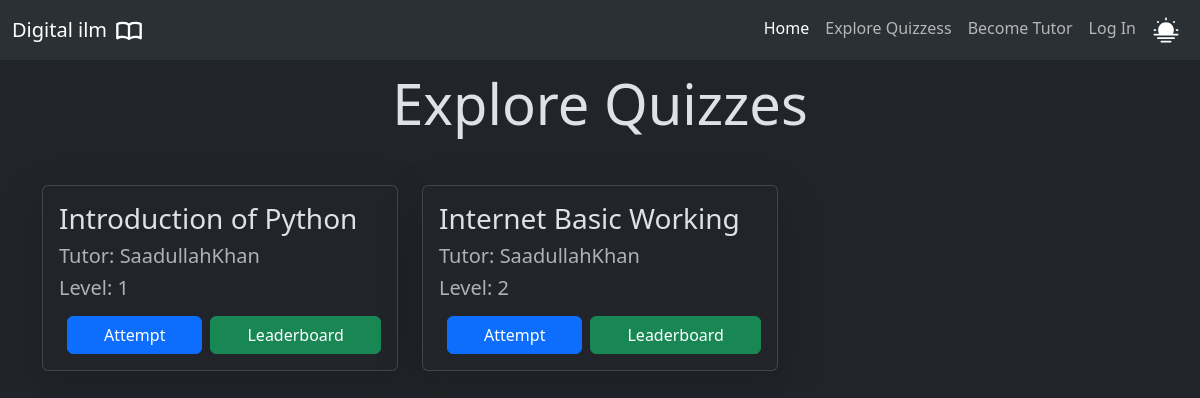
The page /learn/ on the database its author committed.
### learn/models.py (models this page shows, shortened)
class QuestionSheet(models.Model):
    title = models.CharField(max_length=200)
    tutor = models.ForeignKey(User, on_delete=models.CASCADE, related_name="tutor")
    l = [
        (1, 1),
        (2, 2),
        (3, 3),
        (4, 4),
        (5, 5)]
    level = models.IntegerField(choices=l, default=1)

### learn/views.py (the view)
# urls.py: path('', views.explore_quizzes , name="explore-quizzes"),
def explore_quizzes(request):
    questions_sheet = QuestionSheet.objects.all()
    return render(request, 'explore_quizzes.html', {"questions": questions_sheet})

### learn/templates/explore_quizzes.html (shortened to what this page needs)
{% extends "layout.html" %}
{% block body %}
    <div class="container mt-5">
        <h1 class="display-4 text-center mb-5">Explore Quizzes</h1>
        <div class="row g-4">
            {% for question in questions %}
            <div class="col-12 col-sm-12 col-md-6 col-lg-4">
                    <div class="card h-100 shadow-lg">
                        <div class="card-body">
                            <h3 class="card-title">{{ question.title }}</h3>
                            <h5 class="text-muted mb-2">Tutor: {{ question.tutor }}</h5>
                            <h5 class="text-muted mb-2">Level: {{ question.level }}</h5>
                            <div class="edit-inspect"
                            style="
                            display: flex;
                            align-items: center;
                            justify-content: space-between;
                            flex-wrap: wrap;
                            ">
                                <a href="{% url 'question_sheet_by_id' question.id %}" class="btn flex-grow-1 btn-primary mt-auto mx-2"
                                ">Attempt</a>
                                <a href="{% url 'leaderboard_by_id' question.id %}" class="btn btn-success flex-grow-1 mt-2"
                                ">Leaderboard</a>
                            </div>
                        </div>
                    </div>
                </div>
            {% endfor %}
        </div>
    </div>
{% endblock %}

### templates/layout.html (style rules this page uses)
body { padding: 20px; }

### rows shown on the page
QuestionSheet: title "Introduction of Python", tutor "SaadullahKhan", level "1"
QuestionSheet: title "Internet Basic Working", tutor "SaadullahKhan", level "2"
